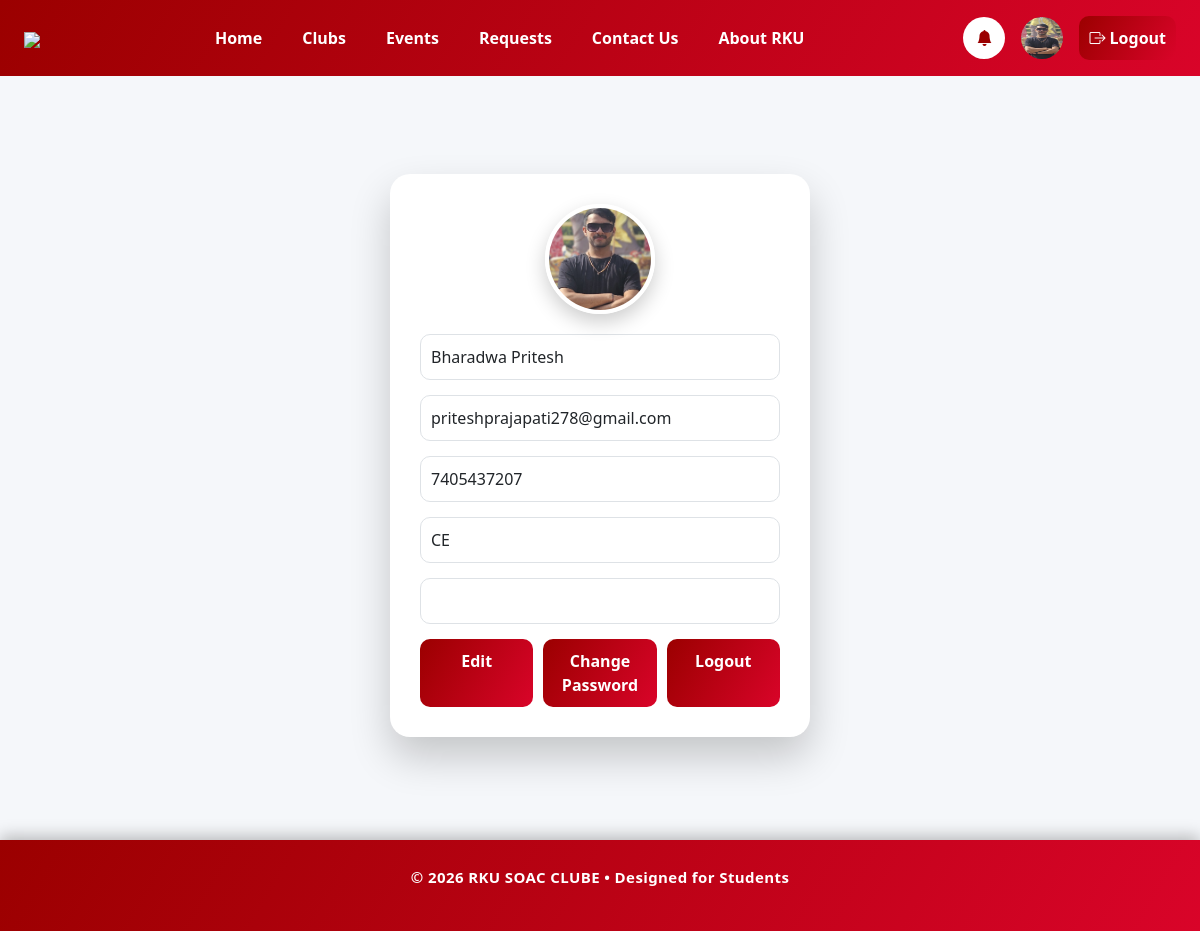
Page /Studentapp/profile_view.php (signed in) on the committed database.
### tables this page shows
CREATE TABLE `user` (
  `id` int NOT NULL,
  `clubimage` varchar(255) DEFAULT NULL,
  `fullname` varchar(100) DEFAULT NULL,
  `email` varchar(100) DEFAULT NULL,
  `department` varchar(100) DEFAULT NULL,
  `enrollment` varchar(100) DEFAULT NULL,
  `mobile` varchar(20) DEFAULT NULL,
  `password` varchar(100) DEFAULT NULL,
  `reset_token` varchar(255) DEFAULT NULL,
  `role` enum('admin','faculty','user') DEFAULT 'user'
);

### Studentapp/profile_view.php (the view, shortened to what this page needs)
<?php
include 'header.php';
include "../database.php";
$user_id = $_SESSION['user_id'];
$query = "SELECT * FROM User WHERE id='$user_id'";
$result = mysqli_query($con, $query);
$user = mysqli_fetch_assoc($result);
if (!empty($user['clubimage']) && file_exists("../uploads/" . $user['clubimage'])) {
  $image_path = "../uploads/" . $user['clubimage'] . "?t=" . time();
} else {
  $image_path = "assets/images/user.jpg";
}
?>
<div class="profile-wrapper">
  <div class="profile-card">
    <img src="<?php echo $image_path; ?>" class="avatar-img">
    <input type="text" class="form-control" value="<?php echo $user['fullname'] ?? ''; ?>" readonly>
    <input type="email" class="form-control" value="<?php echo $user['email'] ?? ''; ?>" readonly>
    <input type="text" class="form-control" value="<?php echo $user['mobile'] ?? ''; ?>" readonly>
    <input type="text" class="form-control" value="<?php echo $user['department'] ?? ''; ?>" readonly>
    <input type="text" class="form-control" value="<?php echo $user['designation'] ?? ''; ?>" readonly>
    <div class="btn-group-custom">
      <a href="edit_profile.php" class="btn-custom">Edit</a>
      <a href="change_password.php" class="btn-custom">Change Password</a>
      <a href="logout.php" class="btn-custom">Logout</a>
    </div>
  </div>
</div>
<?php include 'footer.php'; ?>

### Studentapp/header.php (shortened to what this page needs)
<?php
  include "../database.php";
?>
<!DOCTYPE html>
<html lang="en">
<head>
  <link href="https://cdn.jsdelivr.net/npm/bootstrap@5.3.2/dist/css/bootstrap.min.css" rel="stylesheet">
  <link href="https://cdn.jsdelivr.net/npm/bootstrap-icons@1.11.1/font/bootstrap-icons.css" rel="stylesheet">
</head>
<body>
<nav class="navbar navbar-expand-lg navbar-dark custom-navbar fixed-top py-3">
  <div class="container-fluid px-4">
    <a class="navbar-brand" href="index.php">
      <img src="assets/images/logo.png" height="60">
    </a>
    <div class="collapse navbar-collapse" id="navBar">
      <ul class="navbar-nav mx-auto">
        <li class="nav-item"><a class="nav-link" href="index.php">Home</a></li>
        <li class="nav-item"><a class="nav-link" href="clubs_view.php">Clubs</a></li>
        <li class="nav-item"><a class="nav-link" href="events_view.php">Events</a></li>
        <li class="nav-item"><a class="nav-link" href="request.php">Requests</a></li>
        <?php if(isset($_SESSION['user_id'])) { ?>
          <li class="nav-item"><a class="nav-link" href="contactus_view.php">Contact Us</a></li>
        <?php } ?>
        <li class="nav-item"><a class="nav-link" href="aboutrku_view.php">About RKU</a></li>
      </ul>
      <div class="d-flex align-items-center gap-3">
        <?php if(isset($_SESSION['user_id'])) {
          $user_id=$_SESSION['user_id'] ?>
          <a href="notification.php" class="notification-btn">
            <i class="bi bi-bell-fill"></i>
          </a>
          <?php
           $qry="SELECT *from user where id=$user_id";
           $result=mysqli_query($con, $qry);
           if(mysqli_num_rows($result)>0){
            while($row=mysqli_fetch_assoc($result)){
              echo "<a href='profile_view.php'>";
               echo "<img src='../uploads/" . $row['clubimage'] . "' class='profile-img'>";
              echo "</a>";
            }
           }
          ?>
          <a href="logout.php">
            <button class="btn-custom">
              <i class="bi bi-box-arrow-right"></i> Logout
            </button>
          </a>
        <?php } ?>
      </div>
    </div>
  </div>
</nav>
</body>
</html>

### Studentapp/header.php (style rules this page uses)
body { padding-top: 110px; background: #f5f7fa; }
.custom-navbar { background: linear-gradient(120deg, #9b0000, #d90429); }
.navbar-nav .nav-link { font-weight: 600; color: white !important; margin: 0 12px; }
.profile-img { width: 42px; height: 42px; border-radius: 50%; }
.notification-btn { position: relative; background: white; color: #9b0000; border-radius: 50%; width: 42px; height: 42px; display: flex; align-items: center; justify-content: center; text-decoration: none; }
.btn-custom { background: white; color: #9b0000; font-weight: 600; border-radius: 25px; padding: 6px 18px; border: none; }

### Studentapp/profile_view.php (style rules this page uses)
html, body { height: 100%; }
.profile-wrapper { height: calc(100vh - 110px); display: flex; align-items: center; justify-content: center; }
.profile-card { background: #fff; width: 100%; max-width: 420px; padding: 30px; border-radius: 20px; box-shadow: 0 20px 40px rgba(0, 0, 0, 0.2); text-align: center; }
.avatar-img { width: 110px; height: 110px; border-radius: 50%; object-fit: cover; border: 4px solid #fff; box-shadow: 0 8px 20px rgba(0, 0, 0, 0.2); margin-bottom: 20px; }
.form-control { border-radius: 10px; padding: 10px; margin-bottom: 15px; }
.btn-group-custom { display: flex; gap: 10px; margin-top: 15px; }
.btn-custom { flex: 1; padding: 10px; border-radius: 10px; font-weight: 600; text-decoration: none; text-align: center; color: #fff; background: linear-gradient(120deg, #9b0000, #d90429); }

### rows in the picture
user: clubimage (picture), fullname "Bharadwa Pritesh", email "priteshprajapati278@gmail.com", mobile "7405437207", department "CE"
